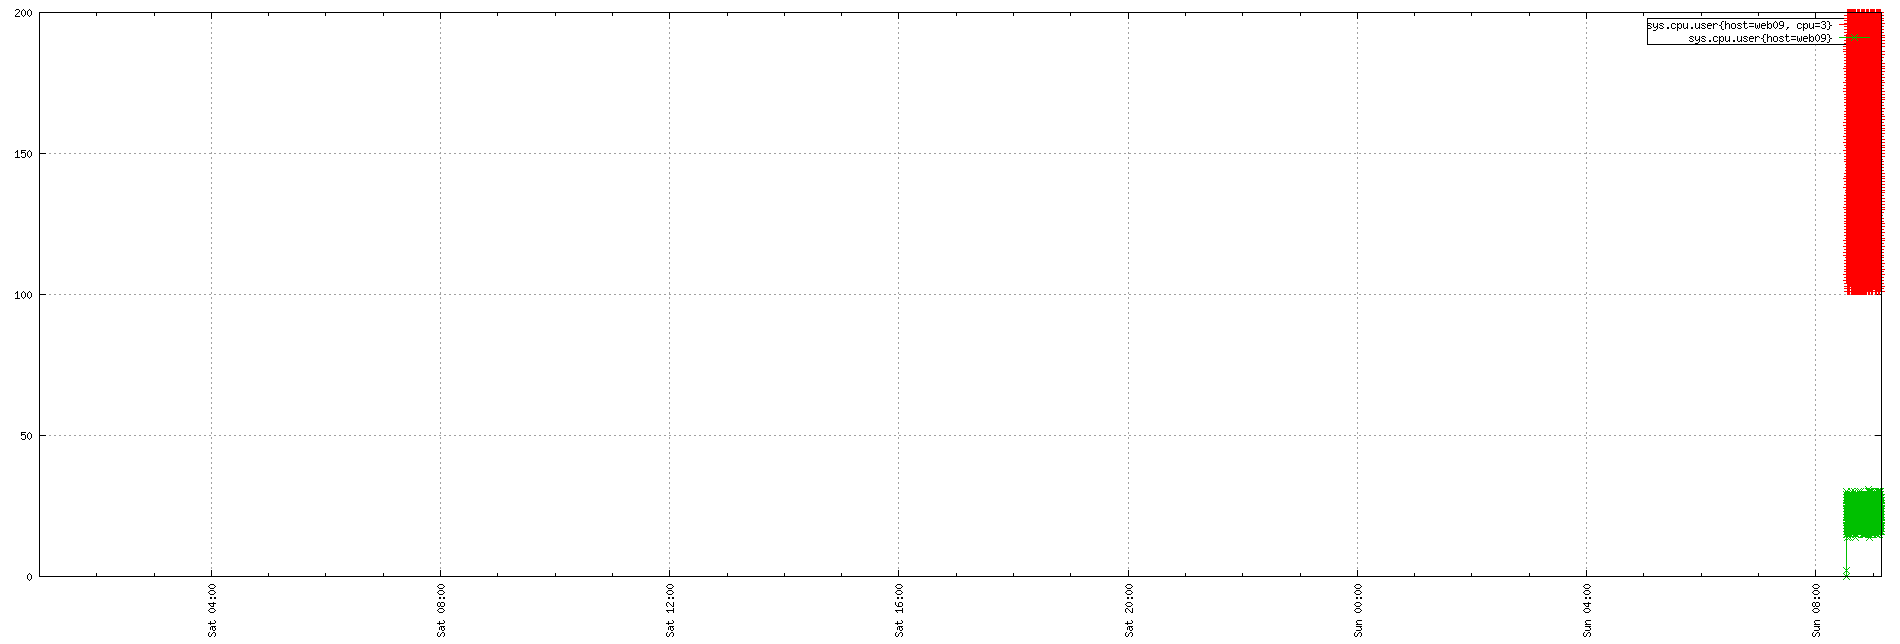

Recreate this plot in gnuplot.
set term png small size 1900,644
set xdata time
set timefmt "%s"
if (GPVAL_VERSION < 4.6) set xtics rotate; else set xtics rotate right
set output "${TMPDIR-'tmp'}/tsd/7439ef89.png"
set xrange ["1673658000":"1673773731"]
set format x "%a %H:%M"
set grid
set style data linespoint
set key right box
set yrange [0:]
plot  "${TMPDIR-'tmp'}/tsd/7439ef89_0.dat" using 1:2 title "sys.cpu.user{host=web09, cpu=3}", \
 "${TMPDIR-'tmp'}/tsd/7439ef89_1.dat" using 1:2 title "sys.cpu.user{host=web09}"
